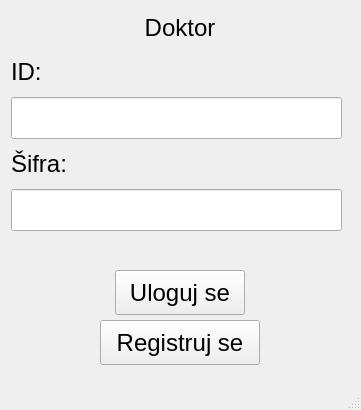
<?xml version="1.0" encoding="UTF-8"?>
<ui version="4.0">
 <class>DoktorLoginWIndow</class>
 <widget class="QMainWindow" name="DoktorLoginWIndow">
  <property name="geometry">
   <rect>
    <x>0</x>
    <y>0</y>
    <width>361</width>
    <height>410</height>
   </rect>
  </property>
  <property name="font">
   <font>
    <pointsize>18</pointsize>
   </font>
  </property>
  <property name="windowTitle">
   <string>Ambulanta</string>
  </property>
  <widget class="QWidget" name="centralwidget">
   <widget class="QLabel" name="doktorLoginLabel">
    <property name="geometry">
     <rect>
      <x>135</x>
      <y>10</y>
      <width>90</width>
      <height>36</height>
     </rect>
    </property>
    <property name="text">
     <string>Doktor</string>
    </property>
    <property name="alignment">
     <set>Qt::AlignCenter</set>
    </property>
   </widget>
   <widget class="QLabel" name="doktorLoginIme">
    <property name="geometry">
     <rect>
      <x>11</x>
      <y>54</y>
      <width>42</width>
      <height>36</height>
     </rect>
    </property>
    <property name="text">
     <string>ID:</string>
    </property>
   </widget>
   <widget class="QLabel" name="doktorLoginSifra">
    <property name="geometry">
     <rect>
      <x>11</x>
      <y>146</y>
      <width>72</width>
      <height>36</height>
     </rect>
    </property>
    <property name="text">
     <string>Šifra:</string>
    </property>
   </widget>
   <widget class="QPushButton" name="doktor_login">
    <property name="geometry">
     <rect>
      <x>115</x>
      <y>270</y>
      <width>130</width>
      <height>45</height>
     </rect>
    </property>
    <property name="text">
     <string>Uloguj se</string>
    </property>
   </widget>
   <widget class="QPushButton" name="doktor_registruj">
    <property name="geometry">
     <rect>
      <x>100</x>
      <y>320</y>
      <width>160</width>
      <height>45</height>
     </rect>
    </property>
    <property name="text">
     <string>Registruj se</string>
    </property>
   </widget>
   <widget class="QLineEdit" name="id_doktor_login">
    <property name="geometry">
     <rect>
      <x>11</x>
      <y>97</y>
      <width>331</width>
      <height>42</height>
     </rect>
    </property>
   </widget>
   <widget class="QLineEdit" name="sifra_doktor_login">
    <property name="geometry">
     <rect>
      <x>11</x>
      <y>189</y>
      <width>331</width>
      <height>42</height>
     </rect>
    </property>
   </widget>
   <widget class="QLabel" name="greska_doktor_log">
    <property name="geometry">
     <rect>
      <x>20</x>
      <y>240</y>
      <width>281</width>
      <height>21</height>
     </rect>
    </property>
    <property name="font">
     <font>
      <pointsize>10</pointsize>
     </font>
    </property>
    <property name="text">
     <string/>
    </property>
   </widget>
  </widget>
  <widget class="QStatusBar" name="statusbar"/>
 </widget>
 <resources/>
 <connections/>
</ui>
